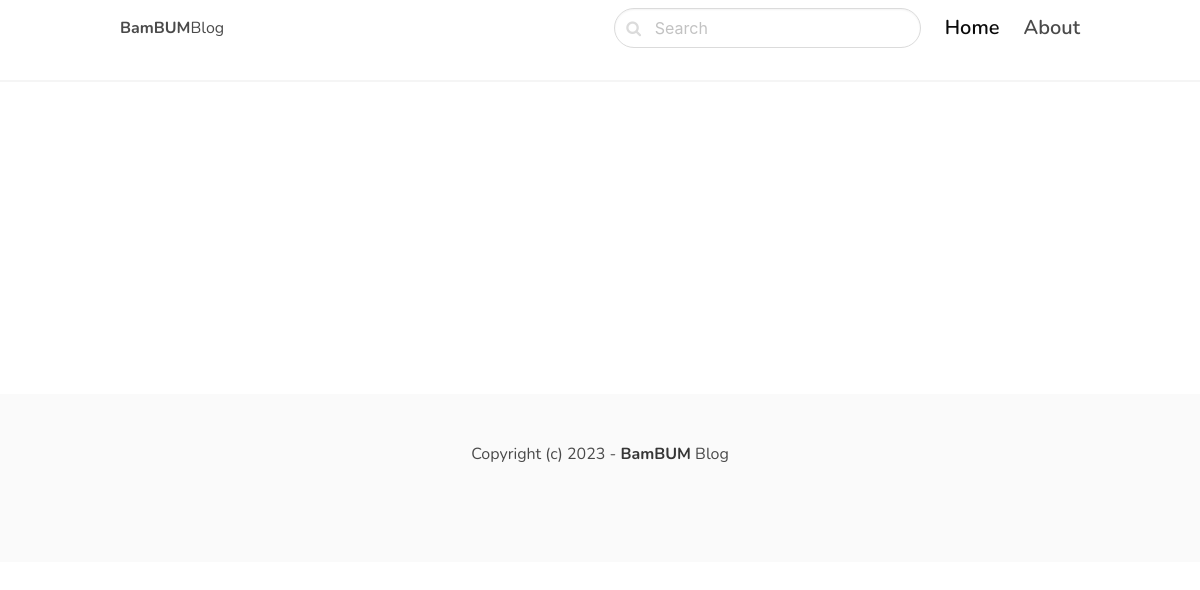
The app's page /, older data.
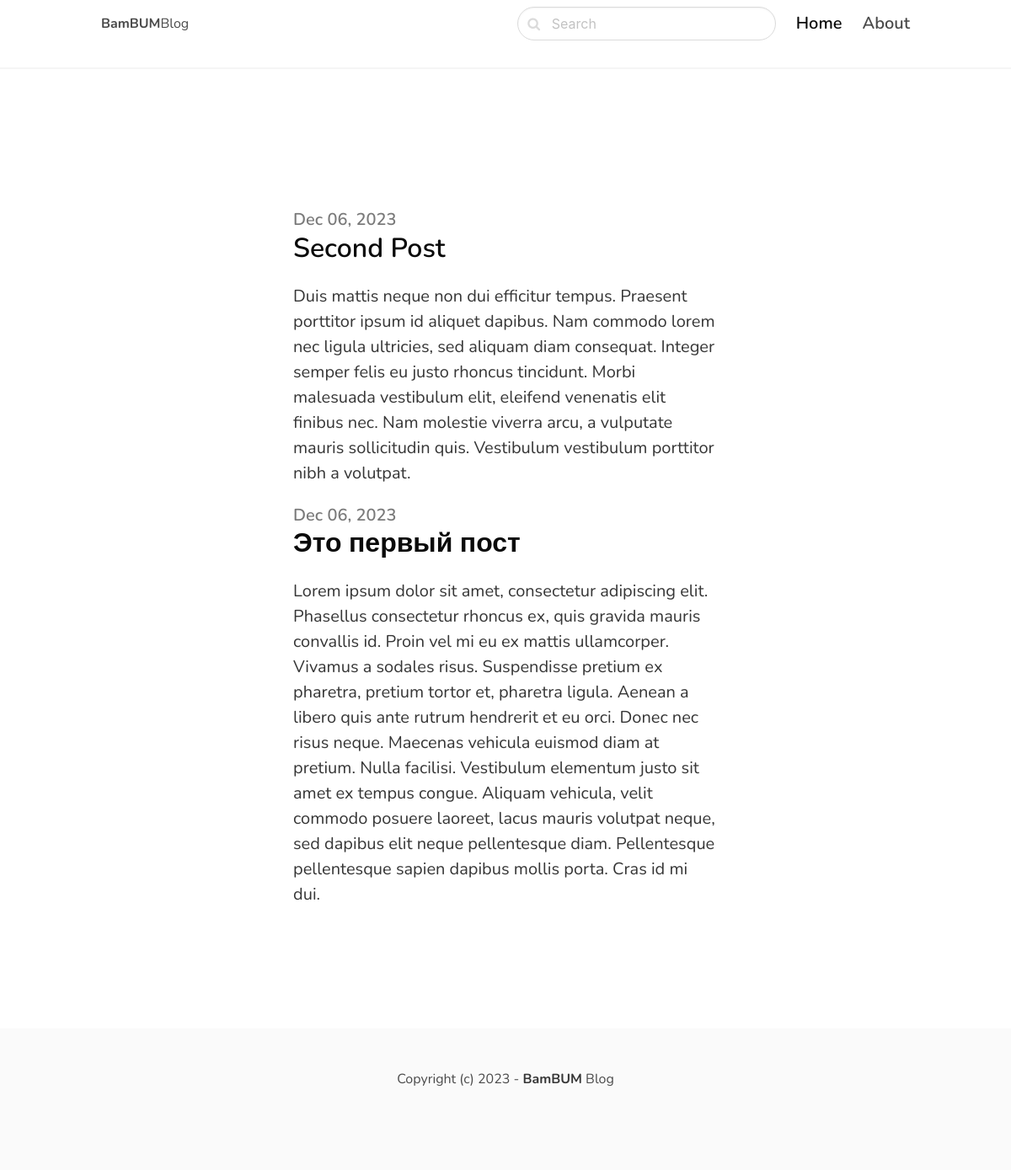
The same page, newer data.
### blog/models.py (models this page shows, shortened)
class Post(models.Model):
    ACTIVE = 'active'
    DRAFT = 'draft'
    CHOICES_STATUS = (
        (ACTIVE, 'Active'),
        (DRAFT, 'Draft')
    )
    category = models.ForeignKey(Category, related_name='posts', on_delete=models.CASCADE)
    title = models.CharField(max_length=255, verbose_name='Заголовок:')
    slug = models.SlugField()
    intro = models.TextField(verbose_name="Вступление:")
    body = models.TextField(verbose_name="Содержимое:")
    created_at = models.DateTimeField(auto_now_add=True, verbose_name="Созданно в:")
    status = models.CharField(max_length=10, choices=CHOICES_STATUS, default=ACTIVE)
    image = models.ImageField(upload_to='uploads/', blank=True, null=True)
    class Meta():
        ordering = ('-created_at',)

### core/views.py (the view)
# urls.py: path('', frontpage, name='frontpage'),
def frontpage(request):
    posts = Post.objects.filter(status=Post.ACTIVE)
    return render(request, 'core/frontpage.html', {'posts': posts})

### core/templates/core/frontpage.html (shortened to what this page needs)
{% extends 'core/base.html' %}
{% block content %}
 <section class="hero">
    <div class="hero-body">
      <div class="container">
          <section class="section">
              <div class="columns">
                <div class="column column is-8 is-offset-2">
                  {% for post in posts %}
                    <div class="content is-medium">
                        <a href="{% url 'post_detail' post.category.slug post.slug %}">
                          <h2 class="subtitle is-5 has-text-grey">{{ post.created_at|date:'M d, Y' }}</h2>
                        <h1 class="title has-text-black is-3">{{ post.title }}</h1>
                        <p class="has-text-dark">{{ post.intro }}</p>
                      </a>
                    </div>
                  {% endfor %}
                </div>
              </div>
          </section>
      </div>
    </div>
 </section>
{% endblock %}

Row changes from the older to the newer data that the page shows:
added Post: created_at "Dec 06, 2023", title "Second Post", intro "Duis mattis neque non dui efficitur tempus. Praesent porttitor ipsum id aliquet dapibus. Nam commodo lorem nec ligula ultricies, sed aliquam diam consequat. Integer semper felis eu justo rhoncus tincidunt. Morbi malesuada vestibulum elit, eleifend venenatis elit finibus nec. Nam molestie viverra arcu, a vulputate mauris sollicitudin quis. Vestibulum vestibulum porttitor nibh a volutpat."
added Post: created_at "Dec 06, 2023", title "Это первый пост", intro "Lorem ipsum dolor sit amet, consectetur adipiscing elit. Phasellus consectetur rhoncus ex, quis gravida mauris convallis id. Proin vel mi eu ex mattis ullamcorper. Vivamus a sodales risus. Suspendisse pretium ex pharetra, pretium tortor et, pharetra ligula. Aenean a libero quis ante rutrum hendrerit et eu orci. Donec nec risus neque. Maecenas vehicula euismod diam at pretium. Nulla facilisi. Vestibulum elementum justo sit amet ex tempus congue. Aliquam vehicula, velit commodo posuere laoreet, lacus mauris volutpat neque, sed dapibus elit neque pellentesque diam. Pellentesque pellentesque sapien dapibus mollis porta. Cras id mi dui."
